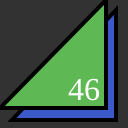
Frame 1 (no input)
Frame 60 (no input): identical to frame 1, image omitted
Frame 120 (the mouse pressed at the canvas centre since frame 60): identical to frame 1, image omitted

The p5.js sketch that drew this single still picture (run headless with seeded random() and noise() and a simulated clock; from frame 60 on, the mouse is pressed at the canvas centre):

// p5.js sketch
// ── sketch.js
function setup() {
  createCanvas(128, 128);
}

function draw() {
  background(50);
  strokeWeight(4);
  fill(59, 89, 200);
  triangle(12, 120, 116, 120, 116, 10);
  fill(94, 185, 84);
  triangle(0, 108, 106, 108, 106, 0);
  fill(255);
  textSize(32);
  textFont("serif");
  text("46", 68, 100);
}
